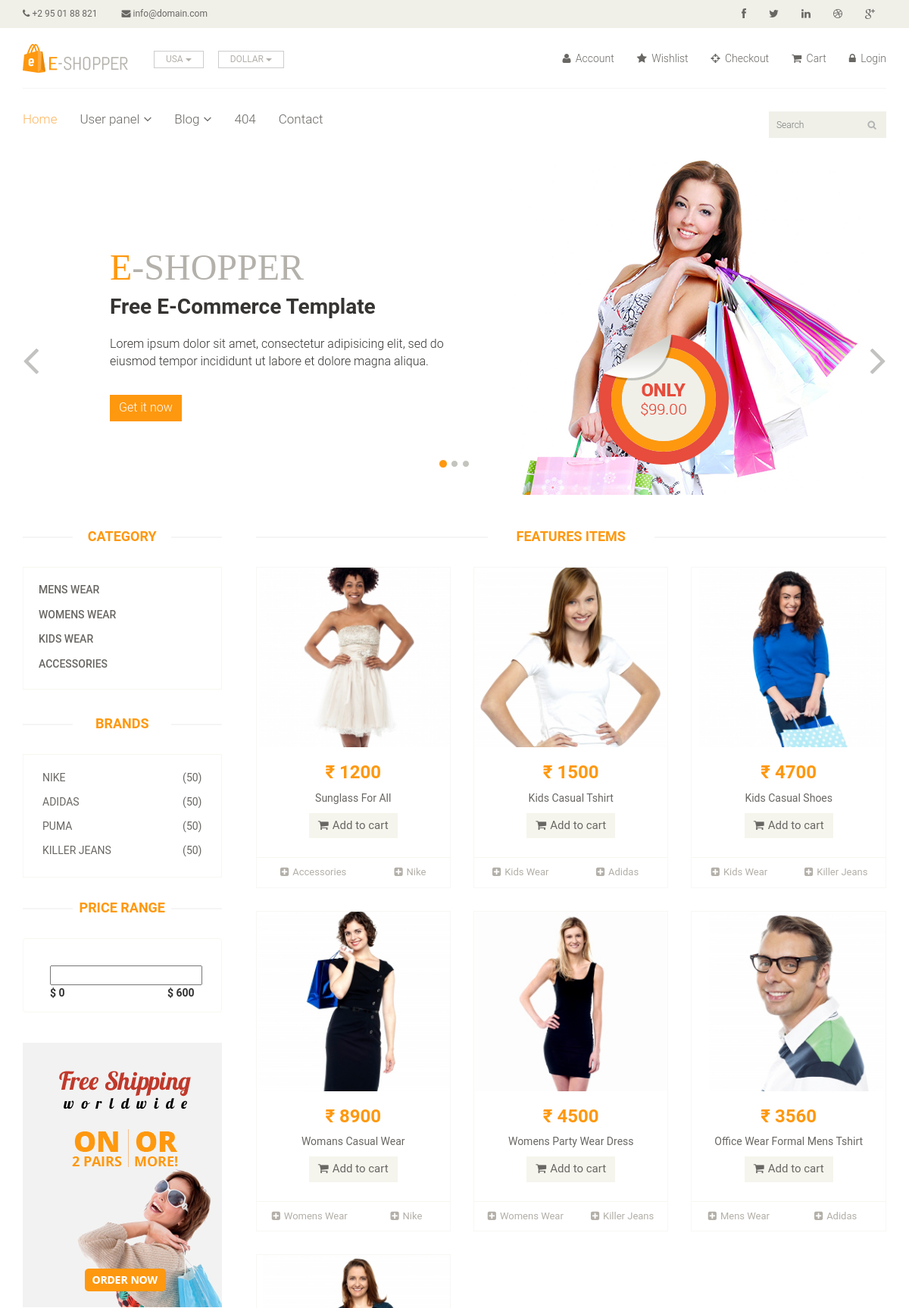
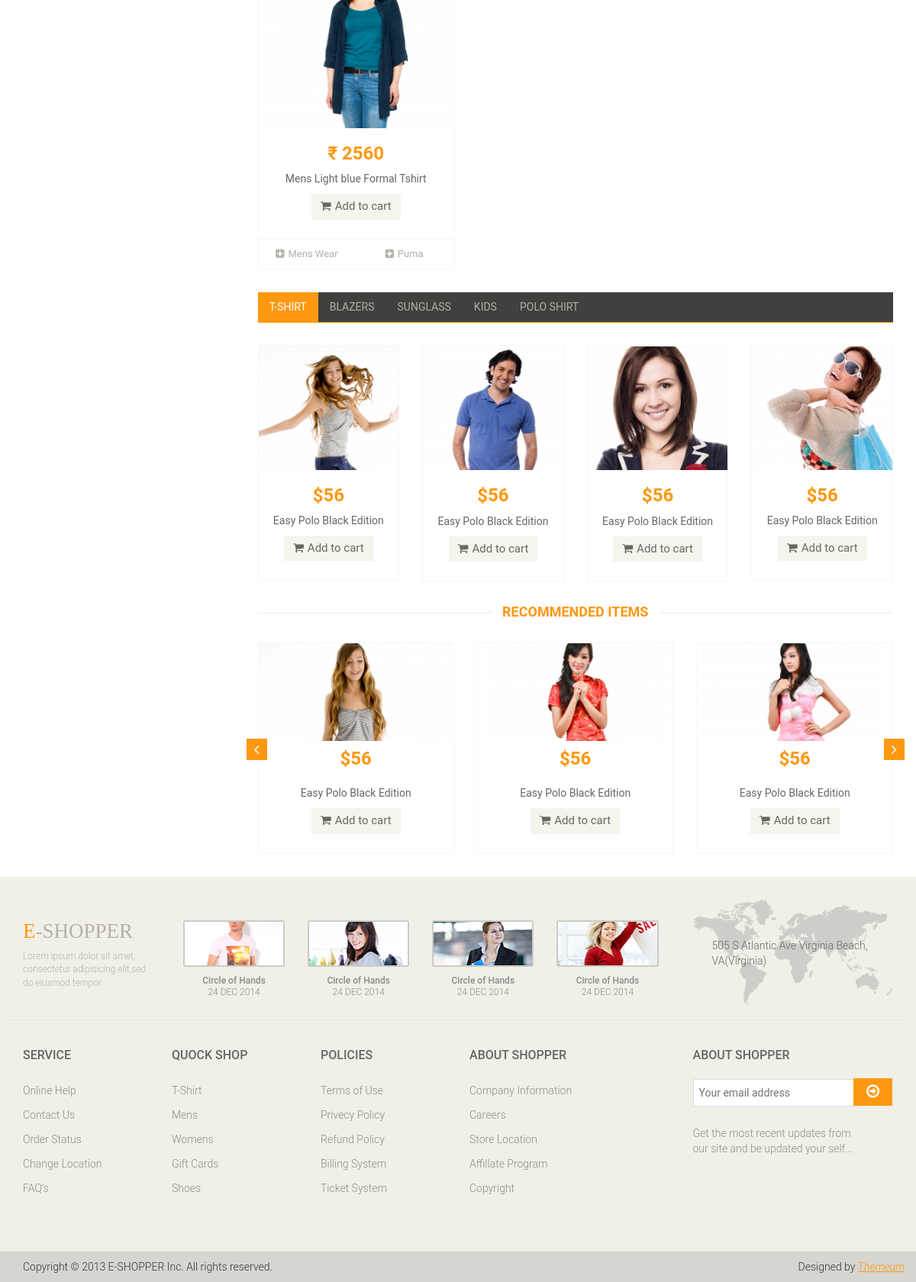
Page /project/index.php on the committed database (2 pictures, top to bottom).
### tables this page shows
CREATE TABLE IF NOT EXISTS `categories` (
`ca_id` int(11) NOT NULL,
  `ca_name` varchar(100) NOT NULL,
  `ca_time` timestamp NOT NULL DEFAULT CURRENT_TIMESTAMP ON UPDATE CURRENT_TIMESTAMP
);

CREATE TABLE IF NOT EXISTS `brands` (
`br_id` int(11) NOT NULL,
  `br_name` varchar(100) NOT NULL,
  `br_time` timestamp NOT NULL DEFAULT CURRENT_TIMESTAMP ON UPDATE CURRENT_TIMESTAMP
);

CREATE TABLE IF NOT EXISTS `products` (
`pro_id` int(11) NOT NULL,
  `pro_name` varchar(100) DEFAULT NULL,
  `pro_price` decimal(8,2) DEFAULT NULL,
  `pro_discount` tinyint(4) DEFAULT NULL,
  `pro_description` longtext,
  `pro_caid` int(11) DEFAULT NULL,
  `pro_brid` int(11) DEFAULT NULL,
  `pro_path` text,
  `pro_time` timestamp NOT NULL DEFAULT CURRENT_TIMESTAMP ON UPDATE CURRENT_TIMESTAMP
);

### project/index.php (the view, shortened to what this page needs)
<?php
	require_once 'header.php';
	require_once 'slider.php';
?>
	<section>
		<div class="container">
			<div class="row">
				<div class="col-sm-3">
					<?php
					require_once 'sidebar.php';
					?>
				</div>
				<div class="col-sm-9 padding-right">
					<div class="features_items">
						<h2 class="title text-center">Features Items</h2>
<?php
	$str = "select pro_id,pro_name,pro_price,pro_discount,pro_description,pro_path,br_name,ca_name  from brands,categories,products where br_id=pro_brid and ca_id=pro_caid order by pro_id desc";
	$res = mysqli_query($conn,$str) or die(mysqli_error($conn));
	if($res->num_rows > 0):
	while($ans = $res->fetch_array(MYSQLI_ASSOC)):
?>
	<div class="col-sm-4">
		<div class="product-image-wrapper">
			<div class="single-products">
					<div class="productinfo text-center">
						<img src="<?php echo $ans['pro_path'];?>" alt="" />
						<h2><?php echo "₹ ".round($ans['pro_price']);?></h2>
						<p><?php echo $ans['pro_name'];?></p>
						<a href="#" class="btn btn-default add-to-cart"><i class="fa fa-shopping-cart"></i>Add to cart</a>
					</div>
					<div class="product-overlay">
						<div class="overlay-content">
						</div>
					</div>
			</div>
			<div class="choose">
				<ul class="nav nav-pills nav-justified">
					<li><a href="#"><i class="fa fa-plus-square"></i><?php echo $ans['ca_name'];?></a></li>
					<li><a href="#"><i class="fa fa-plus-square"></i><?php echo $ans['br_name'];?></a></li>
				</ul>
			</div>
		</div>
	</div>
<?php
	endwhile;
	endif;
?>
					</div>
					<div class="category-tab">
						<div class="col-sm-12">
							<ul class="nav nav-tabs">
								<li class="active"><a href="#tshirt" data-toggle="tab">T-Shirt</a></li>
								<li><a href="#blazers" data-toggle="tab">Blazers</a></li>
								<li><a href="#sunglass" data-toggle="tab">Sunglass</a></li>
								<li><a href="#kids" data-toggle="tab">Kids</a></li>
								<li><a href="#poloshirt" data-toggle="tab">Polo shirt</a></li>
							</ul>
						</div>
						<div class="tab-content">
							<div class="tab-pane fade active in" id="tshirt" >
								<div class="col-sm-3">
									<div class="product-image-wrapper">
										<div class="single-products">
											<div class="productinfo text-center">
												<img src="images/home/gallery1.jpg" alt="" />
												<h2>$56</h2>
												<p>Easy Polo Black Edition</p>
												<a href="#" class="btn btn-default add-to-cart"><i class="fa fa-shopping-cart"></i>Add to cart</a>
											</div>
										</div>
									</div>
								</div>
								<div class="col-sm-3">
									<div class="product-image-wrapper">
										<div class="single-products">
											<div class="productinfo text-center">
												<img src="images/home/gallery2.jpg" alt="" />
												<h2>$56</h2>
												<p>Easy Polo Black Edition</p>
												<a href="#" class="btn btn-default add-to-cart"><i class="fa fa-shopping-cart"></i>Add to cart</a>
											</div>
										</div>
									</div>
								</div>
								<div class="col-sm-3">
									<div class="product-image-wrapper">
										<div class="single-products">
											<div class="productinfo text-center">
												<img src="images/home/gallery3.jpg" alt="" />
												<h2>$56</h2>
												<p>Easy Polo Black Edition</p>
												<a href="#" class="btn btn-default add-to-cart"><i class="fa fa-shopping-cart"></i>Add to cart</a>
											</div>
										</div>
									</div>
								</div>
								<div class="col-sm-3">
									<div class="product-image-wrapper">
										<div class="single-products">
											<div class="productinfo text-center">
												<img src="images/home/gallery4.jpg" alt="" />
												<h2>$56</h2>
												<p>Easy Polo Black Edition</p>
												<a href="#" class="btn btn-default add-to-cart"><i class="fa fa-shopping-cart"></i>Add to cart</a>
											</div>
										</div>
									</div>
								</div>
							</div>
						</div>
					</div>
					<div class="recommended_items">
						<h2 class="title text-center">recommended items</h2>
						<div id="recommended-item-carousel" class="carousel slide" data-ride="carousel">
							<div class="carousel-inner">
								<div class="item active">
									<div class="col-sm-4">
										<div class="product-image-wrapper">
											<div class="single-products">
												<div class="productinfo text-center">
													<img src="images/home/recommend1.jpg" alt="" />
													<h2>$56</h2>
													<p>Easy Polo Black Edition</p>
													<a href="#" class="btn btn-default add-to-cart"><i class="fa fa-shopping-cart"></i>Add to cart</a>
												</div>
											</div>
										</div>
									</div>
									<div class="col-sm-4">
										<div class="product-image-wrapper">
											<div class="single-products">
												<div class="productinfo text-center">
													<img src="images/home/recommend2.jpg" alt="" />
													<h2>$56</h2>
													<p>Easy Polo Black Edition</p>
													<a href="#" class="btn btn-default add-to-cart"><i class="fa fa-shopping-cart"></i>Add to cart</a>
												</div>
											</div>
										</div>
									</div>
									<div class="col-sm-4">
										<div class="product-image-wrapper">
											<div class="single-products">
												<div class="productinfo text-center">
													<img src="images/home/recommend3.jpg" alt="" />
													<h2>$56</h2>
													<p>Easy Polo Black Edition</p>
													<a href="#" class="btn btn-default add-to-cart"><i class="fa fa-shopping-cart"></i>Add to cart</a>
												</div>
											</div>
										</div>
									</div>
								</div>
							</div>
							 <a class="left recommended-item-control" href="#recommended-item-carousel" data-slide="prev">
								<i class="fa fa-angle-left"></i>
							  </a>
							  <a class="right recommended-item-control" href="#recommended-item-carousel" data-slide="next">
								<i class="fa fa-angle-right"></i>
							  </a>
						</div>
					</div>
				</div>
			</div>
		</div>
	</section>
<?php
	require_once 'footer.php';
?>

### project/sidebar.php
<div class="left-sidebar">
						<h2>Category</h2>
						<div class="panel-group category-products" id="accordian">
							<?php
								$str="select ca_id,ca_name from categories";
								$res=mysqli_query($conn,$str) or die(mysqli_error($conn));
								if($res->num_rows>0):
									while ($ans=$res->fetch_array(MYSQLI_ASSOC)) :
							?>
							<div class="panel panel-default">
									<div class="panel-heading">
										<h4 class="panel-title"><a href="category-wise-product.php?catid=<?php echo $ans['ca_id']?> ">
											<?php
												echo($ans['ca_name']);
											?>
										</a></h4>
									</div>
								</div>
								<?php
								endwhile;
								endif;
							?>
						</div>
						<div class="brands_products">
							<h2>Brands</h2>
							<div class="brands-name">
								<ul class="nav nav-pills nav-stacked">
									<?php
										$str="select br_id,br_name from brands";
										$res=mysqli_query($conn,$str) or die(mysqli_error($conn));
										if($res->num_rows>0):
											while ($ans=$res->fetch_array(MYSQLI_ASSOC)) :
									?>
										<li><a href="brand-wise-product.php?brid=<?php echo $ans['br_id']?>"> <span class="pull-right">(50)</span>
												<?php
													echo $ans['br_name'];
												?>
											</a>
										</li>
									<?php
										endwhile;
										endif;
									?>
								</ul>
							</div>
						</div>
						<div class="price-range">
							<h2>Price Range</h2>
							<div class="well text-center">
								 <input type="text" class="span2" value="" data-slider-min="0" data-slider-max="600" data-slider-step="5" data-slider-value="[250,450]" id="sl2" ><br />
								 <b class="pull-left">$ 0</b> <b class="pull-right">$ 600</b>
							</div>
						</div>
						<div class="shipping text-center">
							<img src="images/home/shipping.jpg" alt="" />
						</div>
</div>

### rows in the picture
categories: ca_name "MENS WEAR"
categories: ca_name "WOMENS WEAR"
categories: ca_name "KIDS WEAR"
categories: ca_name "ACCESSORIES"
brands: br_name "NIKE", products.pro_path (picture), products.pro_price "1200", products.pro_name "Sunglass For All", categories.ca_name "Accessories", br_name "Nike", products.pro_price "8900", products.pro_name "Womans Casual Wear", categories.ca_name "Womens Wear"
brands: br_name "ADIDAS", products.pro_path (picture), products.pro_price "1500", products.pro_name "Kids Casual Tshirt", categories.ca_name "Kids Wear", br_name "Adidas", products.pro_price "3560", products.pro_name "Office Wear Formal Mens Tshirt", categories.ca_name "Mens Wear"
brands: br_name "PUMA", products.pro_path (picture), products.pro_price "2560", products.pro_name "Mens Light blue Formal Tshirt", categories.ca_name "Mens Wear", br_name "Puma"
brands: br_name "KILLER JEANS", products.pro_path (picture), products.pro_price "4700", products.pro_name "Kids Casual Shoes", categories.ca_name "Kids Wear", br_name "Killer Jeans", products.pro_price "4500", products.pro_name "Womens Party Wear Dress", categories.ca_name "Womens Wear"
